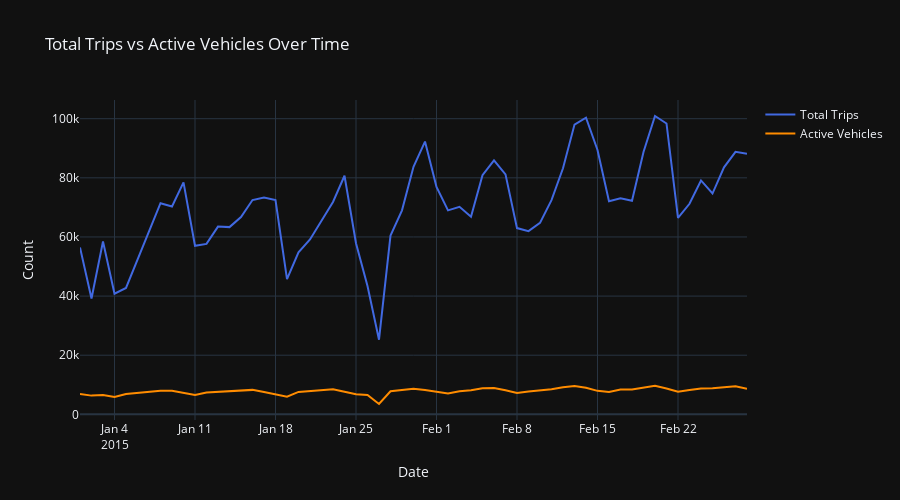

Notebook code cell kept with this figure:
### Markdown cell above
### Active Vehicles and Trips Over Time

### Code cell
# Aggregate by date
agg_daily = df.groupby('date')[['trips', 'active_vehicles']].sum().reset_index()

fig2 = go.Figure()
fig2.add_trace(go.Scatter(x=agg_daily['date'], y=agg_daily['trips'],
                          mode='lines', name='Total Trips', line=dict(color='royalblue')))
fig2.add_trace(go.Scatter(x=agg_daily['date'], y=agg_daily['active_vehicles'],
                          mode='lines', name='Active Vehicles', line=dict(color='darkorange')))
fig2.update_layout(title=' Total Trips vs Active Vehicles Over Time',
                   xaxis_title='Date', yaxis_title='Count',
                   template='plotly_dark',
                   width=900, height=500)
fig2.show()
